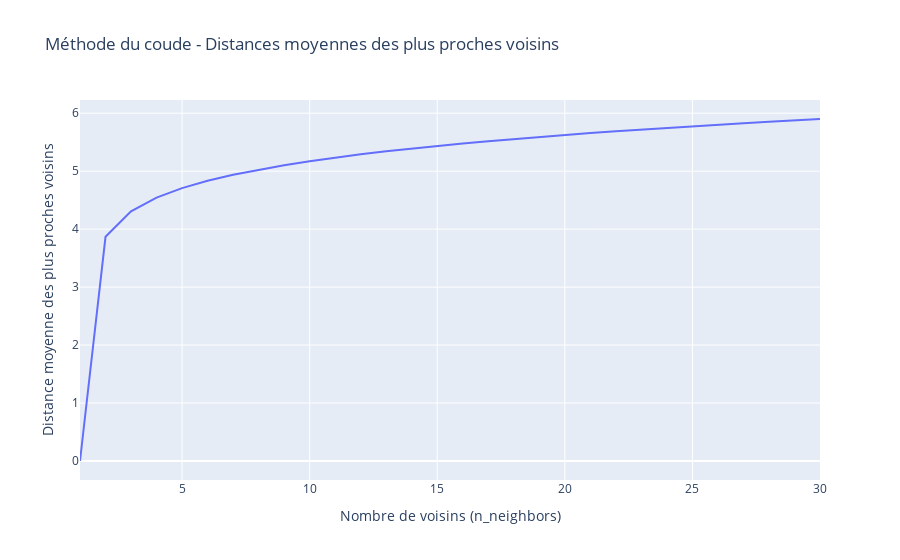

Write notebook code for a chart like this one.
### Markdown cell above
**Choix de la valeur n_neighbors**:

- Petits datasets : commencez avec des valeurs petites de n_neighbors (5-10).
- Grands datasets : utilisez des valeurs plus élevées pour obtenir une meilleure généralisation (10-50 ou plus).
- Méthode du coude : est une méthode pratique pour identifier un bon n_neighbors.
- Validation croisée : utilisez-la pour valider la performance sur vos données.

### Code cell
numeric_columns = [
    'energy_100g', 'fat_100g', 'saturated-fat_100g', 'cholesterol_100g', 
    'sugars_100g', 'proteins_100g', 'salt_100g', 'fruits-vegetables-nuts-estimate-from-ingredients_100g',
    'preprocessed_nutriscore_grade', 'preprocessed_ecoscore_grade'
]
categorical_columns = [
    'preprocessed_product_name', 'preprocessed_packaging_tags_lemmatized', 'preprocessed_categories_tags_lemmatized', 
    'preprocessed_ingredients_tags_lemmatized', 'preprocessed_ingredients_analysis_tags_lemmatized', 
    'preprocessed_main_category_lemmatized'
]

dbscan_df = clean_data.sample(frac=0.1, random_state=42)

# Sélectionner les colonnes numériques du DataFrame et les standardiser
X_numeric = scale_numeric_data(dbscan_df[numeric_columns], numeric_columns)

# Encoder les colonnes catégorielles avec SVD
X_categorical = encode_categorical_data_with_svd(dbscan_df, categorial_columns, max_features=500, min_df=4, n_components=50)

# Combiner les caractéristiques numériques et catégorielles
X = np.hstack((X_numeric, X_categorical))

def plot_optimal_n_neighbors(X, max_neighbors=100):
    # Tableau pour stocker les distances
    distances = []

    # Essayer différentes valeurs de n_neighbors
    for n in range(1, max_neighbors + 1):
        nbrs = NearestNeighbors(n_neighbors=n, n_jobs=-1).fit(X)
        dist, _ = nbrs.kneighbors(X)
        # On prend la distance du dernier voisin (k-ième plus proche)
        distances.append(np.sort(dist[:, -1]))

    # Calculer la distance moyenne du k-ième plus proche voisin pour chaque n_neighbors
    mean_distances = [np.mean(dist) for dist in distances]

    # Créer un DataFrame pour Plotly Express
    df = pd.DataFrame({
        'n_neighbors': range(1, max_neighbors + 1),
        'mean_distance': mean_distances
    })

    # Créer le graphique avec Plotly Express
    fig = px.line(df, x='n_neighbors', y='mean_distance', title='Méthode du coude - Distances moyennes des plus proches voisins')

    # Ajouter des axes et un titre
    fig.update_layout(
        xaxis_title="Nombre de voisins (n_neighbors)",
        yaxis_title="Distance moyenne des plus proches voisins",
    )

    # Afficher le graphique
    fig.show()

# Exemple d'utilisation avec un jeu de données X
plot_optimal_n_neighbors(X, max_neighbors=30)

### Figure 1 — Plotly figure (JSON) as saved in the notebook; plotly's stock layout.template omitted (floating-point values rounded to 4 significant figures)
{"data": [{"hovertemplate": "n_neighbors=%{x}<br>mean_distance=%{y}<extra></extra>", "legendgroup": "", "line": {"color": "#636efa", "dash": "solid"}, "marker": {"symbol": "circle"}, "mode": "lines", "name": "", "orientation": "v", "showlegend": false, "type": "scatter", "x": [1, 2, 3, 4, 5, 6, 7, 8, 9, 10, 11, 12, 13, 14, 15, 16, 17, 18, 19, 20, 21, 22, 23, 24, 25, 26, 27, 28, 29, 30], "xaxis": "x", "y": [9.609e-08, 3.868, 4.309, 4.544, 4.708, 4.835, 4.938, 5.026, 5.103, 5.172, 5.233, 5.291, 5.342, 5.389, 5.434, 5.476, 5.517, 5.554, 5.59, 5.624, 5.657, 5.689, 5.719, 5.748, 5.776, 5.802, 5.828, 5.853, 5.877, 5.9], "yaxis": "y"}], "layout": {"legend": {"tracegroupgap": 0}, "title": {"text": "Méthode du coude - Distances moyennes des plus proches voisins"}, "xaxis": {"anchor": "y", "domain": [0, 1], "title": {"text": "Nombre de voisins (n_neighbors)"}}, "yaxis": {"anchor": "x", "domain": [0, 1], "title": {"text": "Distance moyenne des plus proches voisins"}}}}
